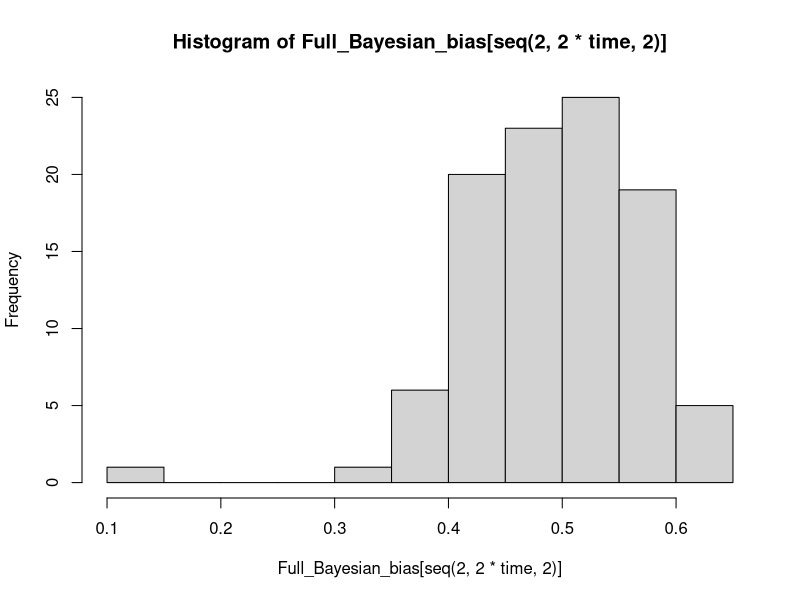
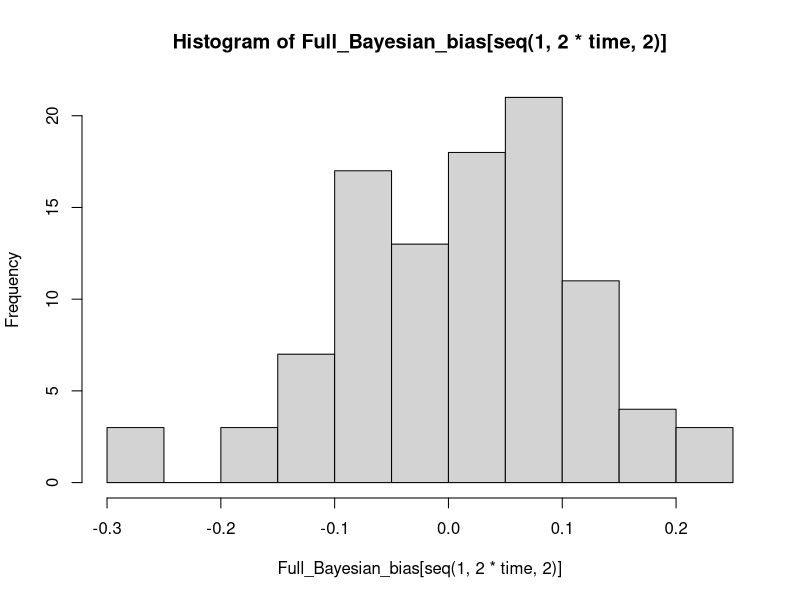
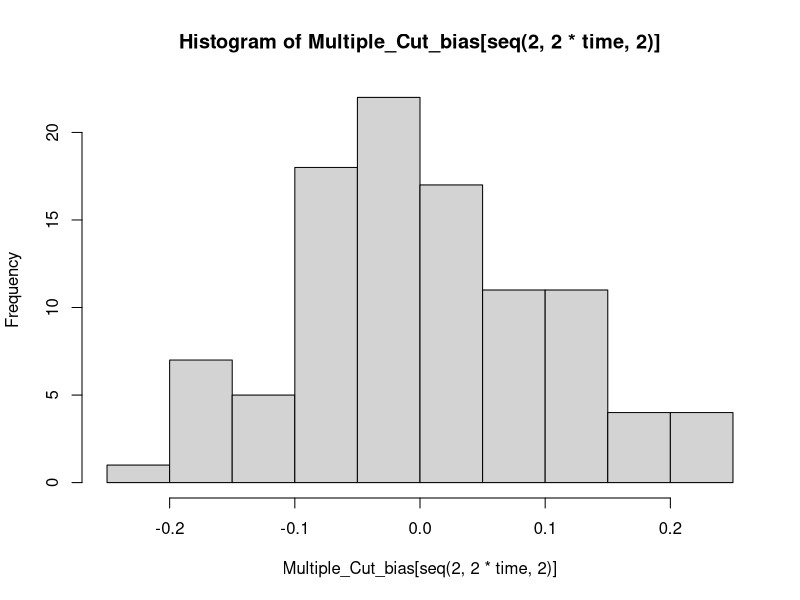
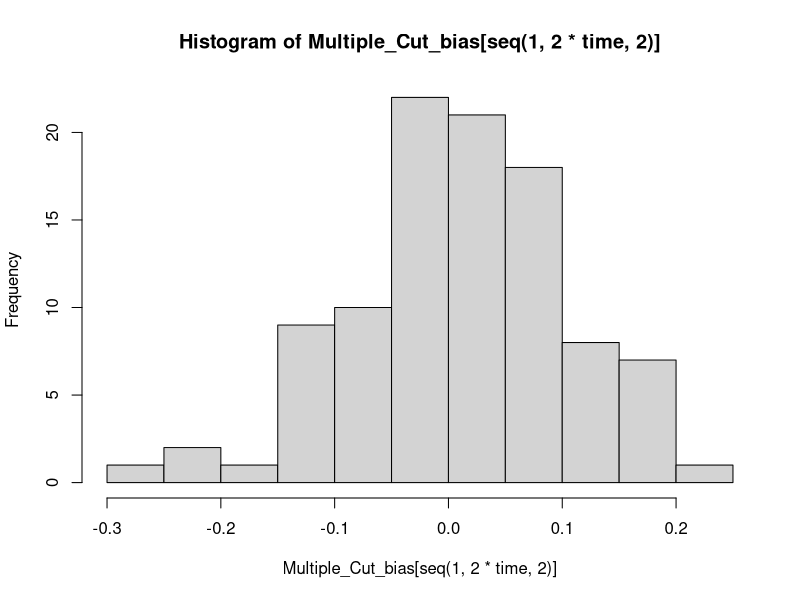
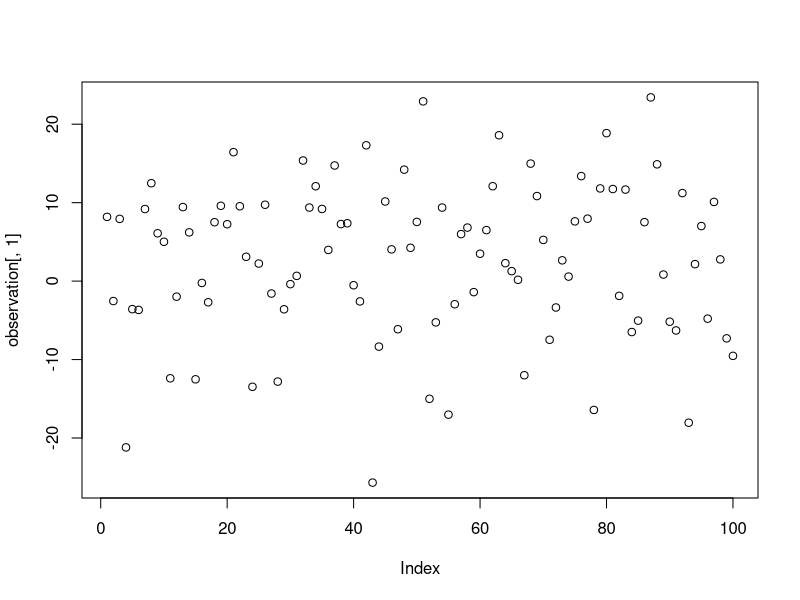
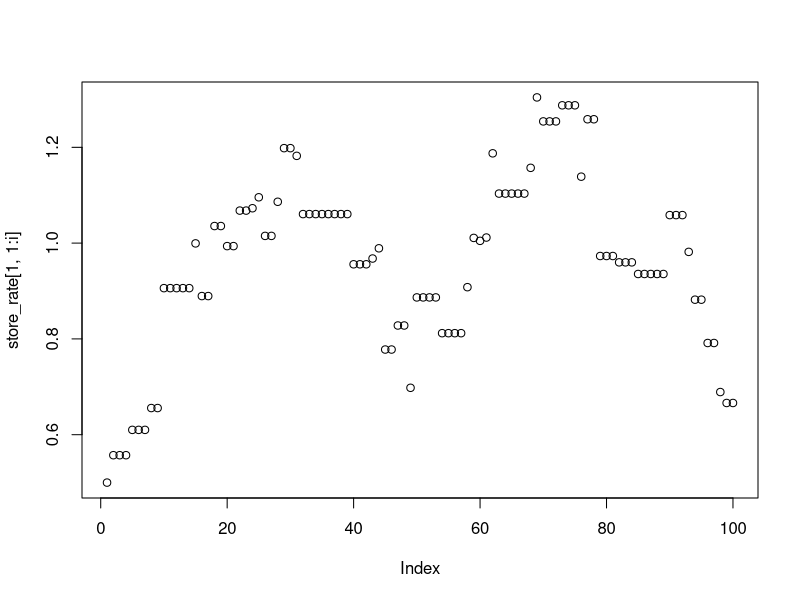
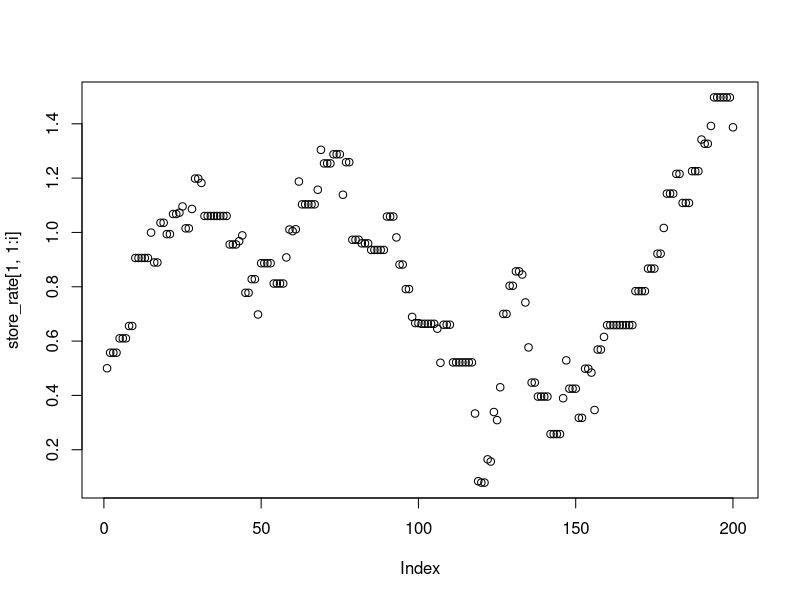
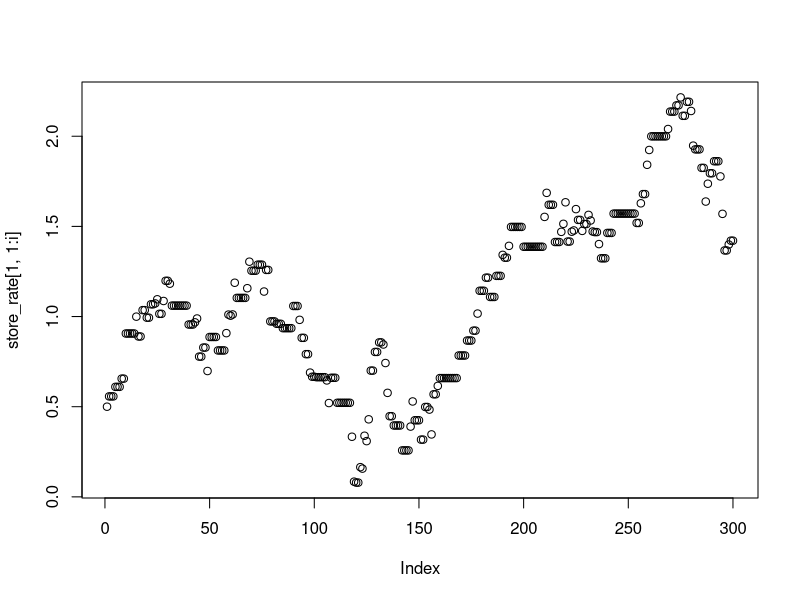

The R script that drew these images, in order: (Note: a time limit stopped this script after it produced the figures.)
library(ggplot2)

simulation<-function(time,num_rep,init_N,rate,beta,sigma,X){
  observation<-rep(0,time*num_rep)
  dim(observation)<-c(time,num_rep)
  N_update <- rep(0,time-1)
  for(j in 1:(time-1)){
    N_update[j] <- beta*rate[j]-2  #here 2 is bias 
  }
  for(k in 1:num_rep){
    for(i in 1:time){
      if(i==1){
        observation[i,k] <- rnorm(1, mean = sum(X[i,k,]*c(init_N,1,rate[i])),sd=2)
      }else{
        observation[i,k] <- rnorm(1, mean = sum(X[i,k,]*c(N_update[i-1],1,rate[i])),sd=2)
      }
    } 
  }
  re<-list(observation=observation,N_real=c(init_N,N_update))
  return(re)
}


rate <- 10*sin(seq(1,100))
time<-length(rate)
num_rep <- 100

init_N <- 0
beta <- 1
sigma <- 3
sigma_model <- 0.001

X <- array(0,dim=c(time,num_rep,3))
X1 <- matrix(0,nrow = time, ncol = num_rep)
X2 <- matrix(0,nrow = (time+1), ncol = num_rep)
for(i in 1:time){
  for(k in 1:num_rep){
    X[i,k,] <- c(rnorm(1,0,1),1,rnorm(1,0,1))
    X1[i,k] <- X[i,k,3]
    X2[i,k] <- X[i,k,1]
  }
}

X2[(time+1),] <- rep(0,num_rep)



################# Full Bayesian Bias ############################

Gamma <- matrix(0,nrow = 2*time, ncol = 2*time)

for(i in 1:(time-1)){
  Gamma[(2*i-1):(2*i),(2*i+1):(2*(i+1))] <- matrix(c(0,0,0,sum(X1[i+1,]*X2[i+1,])))
}

Gamma <- Gamma + t(Gamma)

for(i in 1:time){
  Gamma[(2*i-1):(2*i),(2*i-1):(2*i)] <- matrix(c(num_rep+1,sum(X1[i,]),sum(X1[i,]),1+sum(X1[i,]*X1[i,])+sum(X2[i+1,]*X2[i+1,])))
}

Gamma_inverse <- solve(Gamma)

XZ <- rep(0, 2*time)
for(i in 1:time){
  if(i == 1){
    XZ[1] <- 0
    XZ[2] <- sum(X2[2,]*X2[2,])
  }
  if(i == time){
    XZ[2*time-1] <- sum(X2[time,])
    XZ[2*time] <- sum(X1[time,]*X2[time,])
  }
  if(i>1 & i<time){
    XZ[2*i-1] <- sum(X2[i,])
    XZ[2*i] <- sum(X1[i,]*X2[i,])+sum(X2[i+1,]*X2[i+1,])
  }
}

Full_Bayesian_bias <- Gamma_inverse %*% XZ

Full_Bayesian_variance <- diag(Gamma_inverse)

# Coefficient bias
hist(Full_Bayesian_bias[seq(2,2*time,2)])
# Intercept bias
hist(Full_Bayesian_bias[seq(1,2*time,2)])

################# Multiple Cut Bias ############################

Multiple_Cut_bias <- rep(0,2*time)

Multiple_Cut_variance <- rep(0,2*time)

# Coefficient bias
for(i in 2:time){
  Multiple_Cut_bias[2*i] <- ((num_rep+1)*sum(X1[i,]*X2[i,])-sum(X1[i,])*sum(X2[i,]))/((num_rep+1)*(sum(X1[i,]*X1[i,])+1)-(sum(X1[i,]))^2)
  Multiple_Cut_variance[2*i] <- (num_rep+1)/((num_rep+1)*(sum(X1[i,]*X1[i,])+1)-(sum(X1[i,]))^2)
}

hist(Multiple_Cut_bias[seq(2,2*time,2)])

# intercept bias
for(i in 2:time){
  Multiple_Cut_bias[2*i-1] <- (sum(X1[i,]*X1[i,])*sum(X2[i,])+sum(X2[i,])-sum(X1[i,])*sum(X1[i,]*X2[i,]))/((num_rep+1)*(sum(X1[i,]*X1[i,])+1)-(sum(X1[i,]))^2)
  Multiple_Cut_variance[2*i-1] <- (sum(X1[i,]*X1[i,])+1)/((num_rep+1)*(sum(X1[i,]*X1[i,])+1)-(sum(X1[i,]))^2)
}

hist(Multiple_Cut_bias[seq(1,2*time,2)])



#################### Model ##################################

simulated_data<-simulation(time,num_rep,init_N,rate,beta,sigma,X)
observation<- simulated_data$observation
N_real<- simulated_data$N_real
#observation1<-simulation(time,init_N,rate,beta,sigma_model)
plot(observation[,1])



#Bayesian(Full)
Lik<-function(observation,init_N,inter,rate){
  fun_mean <- function(x){
    return(sum(x*c(init_N,inter[1],rate[1])))
  }
  result <- sum(dnorm(observation[1,], mean = apply(X[1,,],MARGIN = 1,fun_mean),sd=2,log=T))
  for(k in 1:(time-1)){
    N_est <- beta*rate[k]
    fun_mean <- function(x){
      return(sum(x*c(N_est,inter[k+1],rate[k+1])))
    }
    result <- result + sum(dnorm(observation[k+1,], mean = apply(X[k+1,,],MARGIN = 1,fun_mean),sd=2,log=T))
  }
  
  result <- result + sum(dnorm(rate,0,1,log = T))
  
  return(result)
}

rate_old<-rep(0.5,time)

inter_old <- rep(0.5,time)

N<-10000
pro_sd <- 0.1
pro_sd2 <- 0.1

Lik_old <- Lik(observation,init_N,inter_old,rate_old)

store_rate <- rep(0,time*N)
dim(store_rate) <- c(time,N)

store_inter <- rep(0,time*N)
dim(store_inter) <- c(time,N)

for(i in 1:N){
  rate_new <- rnorm(length(rate_old), mean = rate_old, sd = pro_sd)
  inter_new <- rnorm(length(inter_old), mean = inter_old, sd = pro_sd2)
  Lik_new <- Lik(observation,init_N,inter_new,rate_new)
  acct_rate <- min(1, exp(Lik_new + sum(log(dnorm(rate_old, mean=rate_new,sd = pro_sd)))  +  sum(log(dnorm(inter_old, mean=inter_new,sd = pro_sd2)))- Lik_old -sum(log(dnorm(rate_new, mean=rate_old,sd = pro_sd))) -  sum(log(dnorm(inter_new, mean=inter_old,sd = pro_sd2)))))
  random_value <- runif(1)
  if(random_value < acct_rate){
    rate_old <- rate_new
    inter_old <- inter_new
    Lik_old <- Lik_new
  }else{
    rate_old <- rate_old
    inter_old <- inter_old
    Lik_old <- Lik_old
  }
  store_rate[,i] <- rate_old
  store_inter[,i] <- inter_old
  print(i)
  if(i%%100==0){
    plot(store_rate[1,1:i])
  }
}

rate_est2<-apply(store_rate[1:100,5000:10000],1,mean)
sd2<-apply(store_rate,1,sd)

inter_est2<-apply(store_inter,1,mean)
sdd2<-apply(store_inter,1,sd)
#pro_sd <- sd2/4
#pro_sd2 <- sdd2/4
boxplot(rate-rate_est2)

#Bayesian(Cut)
rate_old<-rep(0.5,time)
inter_old<-rep(0.5,time)
N<-10000
pro_sd <- 0.1



Lik_old<-rep(0,time)


store_rate <- rep(0,time*N)
dim(store_rate) <- c(time,N)

store_inter <- rep(0,time*N)
dim(store_inter) <- c(time,N)

for(i in 1:N){
  rate_new <-  rnorm(length(rate_old), mean = rate_old, sd = pro_sd)
  inter_new <-  rnorm(length(inter_old), mean = inter_old, sd = pro_sd)
  for(k in 1:time){
    if(k==1){
      fun_mean <- function(x){
        return(sum(x*c(init_N,inter_old[1],rate_old[1])))
      }
      Lik_old[k] <- sum(dnorm(observation[1,], mean = apply(X[1,,],MARGIN = 1,fun_mean),sd=2,log=T)) + dnorm(rate_old[k],0,1,log = T)
      fun_mean_new <- function(x){
        return(sum(x*c(init_N,inter_new[k],rate_new[k])))
      }
      Lik_new <- sum(dnorm(observation[1,], mean = apply(X[1,,],MARGIN = 1,fun_mean_new),sd=2,log=T)) + dnorm(rate_new[k],0,1,log = T)
      acct_rate <- min(1, exp(Lik_new + dnorm(rate_old[k], mean=rate_new[k],sd = pro_sd,log = T) + dnorm(inter_old[k], mean=inter_new[k],sd = pro_sd,log = T) - Lik_old[k] - dnorm(rate_new[k], mean=rate_old[k],sd = pro_sd,log = T)- dnorm(inter_new[k], mean=inter_old[k],sd = pro_sd,log = T)))
      random_value <- runif(1)
      rate_old[k] <- rate_new[k]*sign(random_value < acct_rate) + rate_old[k]*sign(random_value >= acct_rate)
      inter_old[k] <- inter_new[k]*sign(random_value < acct_rate) + inter_old[k]*sign(random_value >= acct_rate)
      Lik_old[k] <- Lik_new*sign(random_value < acct_rate) + Lik_old[k]*sign(random_value >= acct_rate)
    }else{
      N_est <- beta*rate_old[k-1]           #conditional on previous sample 'rate_old[k-1]'
      fun_mean <- function(x){
        return(sum(x*c(N_est,inter_old[k],rate_old[k])))
      }
      Lik_old[k] <- sum(dnorm(observation[k,], mean = apply(X[k,,],MARGIN = 1,fun_mean),sd=2,log=T)) + dnorm(rate_old[k],0,1,log = T)
      fun_mean_new <- function(x){
        return(sum(x*c(N_est,inter_new[k],rate_new[k])))
      }
      Lik_new <- sum(dnorm(observation[k,], mean = apply(X[k,,],MARGIN = 1,fun_mean_new),sd=2,log=T)) + dnorm(rate_new[k],0,1,log = T)
      acct_rate <- min(1, exp(Lik_new + dnorm(rate_old[k], mean=rate_new[k],sd = pro_sd,log = T) + dnorm(inter_old[k], mean=inter_new[k],sd = pro_sd,log = T)  - Lik_old[k] - dnorm(rate_new[k], mean=rate_old[k],sd = pro_sd,log = T) - dnorm(inter_new[k], mean=inter_old[k],sd = pro_sd,log = T)))
      random_value <- runif(1)
      rate_old[k] <- rate_new[k]*sign(random_value < acct_rate) + rate_old[k]*sign(random_value >= acct_rate)
      inter_old[k] <- inter_new[k]*sign(random_value < acct_rate) + inter_old[k]*sign(random_value >= acct_rate)
      Lik_old[k] <- Lik_new*sign(random_value < acct_rate) + Lik_old[k]*sign(random_value >= acct_rate)
    }
  }
  store_rate[,i] <- rate_old
  store_inter[,i] <- inter_old
  print(i)
  if(i%%100==0){
    plot(store_rate[1,1:i])
  }
}

rate_est3<-apply(store_rate[1:100,5000:10000],1,mean)
sd3<-apply(store_rate,1,sd)
inter_est3<-apply(store_inter,1,mean)
boxplot(rate-rate_est2,rate-rate_est3)

result<-data.frame(true_value=rep(rate,2),estimates=c(rate_est2,rate_est3),estimates_bias=(c(rate_est2,rate_est3)-rep(rate,2))/c(sd2,sd3),method=factor(c(rep('Full Bayesian',time),rep('Multiple Cut',time))))

p <- ggplot(result, aes(true_value, estimates)) + geom_point(aes(colour = method),size = 2) +
  geom_abline(intercept = 0, slope = 1)

p <- ggplot(result, aes(x=method, y=estimates_bias,fill=method)) + 
  geom_boxplot() + geom_hline(yintercept=0, linetype="dashed", color = "red")
